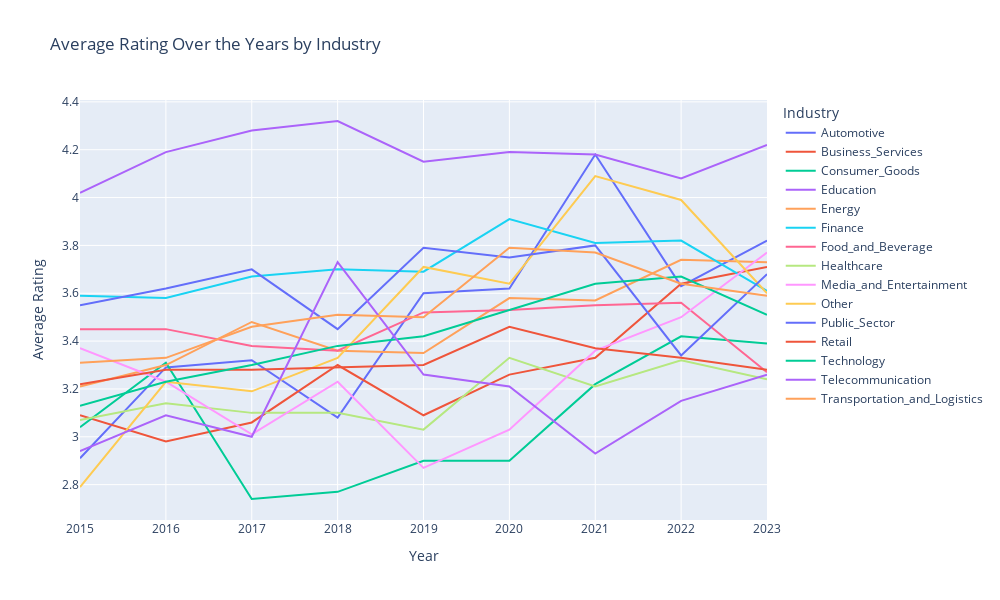

The notebook cell saved with this chart:
### Code cell
# Line plot to visualize trends
fig = px.line(industry_trends, 
              x='year', 
              y='rating',  # Change this to another metric if needed
              color='industry',  # This will differentiate industries by color
              title="Average Rating Over the Years by Industry",
              labels={"rating": "Average Rating", "year": "Year", "industry": "Industry"},
              line_group='industry')

# Update layout to make the plot clearer
fig.update_layout(
    xaxis_title="Year",
    yaxis_title="Average Rating",
    legend_title="Industry",
    height=600,
    width=1000
)

# Show the plot
fig.show()

### Figure 1 — Plotly figure (JSON) as saved in the notebook; plotly's stock layout.template omitted (floating-point values rounded to 4 significant figures)
{"data": [{"hovertemplate": "Industry=Automotive<br>Year=%{x}<br>Average Rating=%{y}<extra></extra>", "legendgroup": "Automotive", "line": {"color": "#636efa", "dash": "solid"}, "marker": {"symbol": "circle"}, "mode": "lines", "name": "Automotive", "orientation": "v", "showlegend": true, "type": "scatter", "x": [2015, 2016, 2017, 2018, 2019, 2020, 2021, 2022, 2023], "xaxis": "x", "y": [2.91, 3.29, 3.32, 3.08, 3.6, 3.62, 4.18, 3.63, 3.82], "yaxis": "y"}, {"hovertemplate": "Industry=Business_Services<br>Year=%{x}<br>Average Rating=%{y}<extra></extra>", "legendgroup": "Business_Services", "line": {"color": "#EF553B", "dash": "solid"}, "marker": {"symbol": "circle"}, "mode": "lines", "name": "Business_Services", "orientation": "v", "showlegend": true, "type": "scatter", "x": [2015, 2016, 2017, 2018, 2019, 2020, 2021, 2022, 2023], "xaxis": "x", "y": [3.09, 2.98, 3.06, 3.3, 3.09, 3.26, 3.33, 3.64, 3.71], "yaxis": "y"}, {"hovertemplate": "Industry=Consumer_Goods<br>Year=%{x}<br>Average Rating=%{y}<extra></extra>", "legendgroup": "Consumer_Goods", "line": {"color": "#00cc96", "dash": "solid"}, "marker": {"symbol": "circle"}, "mode": "lines", "name": "Consumer_Goods", "orientation": "v", "showlegend": true, "type": "scatter", "x": [2015, 2016, 2017, 2018, 2019, 2020, 2021, 2022, 2023], "xaxis": "x", "y": [3.04, 3.31, 2.74, 2.77, 2.9, 2.9, 3.22, 3.42, 3.39], "yaxis": "y"}, {"hovertemplate": "Industry=Education<br>Year=%{x}<br>Average Rating=%{y}<extra></extra>", "legendgroup": "Education", "line": {"color": "#ab63fa", "dash": "solid"}, "marker": {"symbol": "circle"}, "mode": "lines", "name": "Education", "orientation": "v", "showlegend": true, "type": "scatter", "x": [2015, 2016, 2017, 2018, 2019, 2020, 2021, 2022, 2023], "xaxis": "x", "y": [4.02, 4.19, 4.28, 4.32, 4.15, 4.19, 4.18, 4.08, 4.22], "yaxis": "y"}, {"hovertemplate": "Industry=Energy<br>Year=%{x}<br>Average Rating=%{y}<extra></extra>", "legendgroup": "Energy", "line": {"color": "#FFA15A", "dash": "solid"}, "marker": {"symbol": "circle"}, "mode": "lines", "name": "Energy", "orientation": "v", "showlegend": true, "type": "scatter", "x": [2015, 2016, 2017, 2018, 2019, 2020, 2021, 2022, 2023], "xaxis": "x", "y": [3.21, 3.3, 3.48, 3.36, 3.35, 3.58, 3.57, 3.74, 3.73], "yaxis": "y"}, {"hovertemplate": "Industry=Finance<br>Year=%{x}<br>Average Rating=%{y}<extra></extra>", "legendgroup": "Finance", "line": {"color": "#19d3f3", "dash": "solid"}, "marker": {"symbol": "circle"}, "mode": "lines", "name": "Finance", "orientation": "v", "showlegend": true, "type": "scatter", "x": [2015, 2016, 2017, 2018, 2019, 2020, 2021, 2022, 2023], "xaxis": "x", "y": [3.59, 3.58, 3.67, 3.7, 3.69, 3.91, 3.81, 3.82, 3.61], "yaxis": "y"}, {"hovertemplate": "Industry=Food_and_Beverage<br>Year=%{x}<br>Average Rating=%{y}<extra></extra>", "legendgroup": "Food_and_Beverage", "line": {"color": "#FF6692", "dash": "solid"}, "marker": {"symbol": "circle"}, "mode": "lines", "name": "Food_and_Beverage", "orientation": "v", "showlegend": true, "type": "scatter", "x": [2015, 2016, 2017, 2018, 2019, 2020, 2021, 2022, 2023], "xaxis": "x", "y": [3.45, 3.45, 3.38, 3.36, 3.52, 3.53, 3.55, 3.56, 3.27], "yaxis": "y"}, {"hovertemplate": "Industry=Healthcare<br>Year=%{x}<br>Average Rating=%{y}<extra></extra>", "legendgroup": "Healthcare", "line": {"color": "#B6E880", "dash": "solid"}, "marker": {"symbol": "circle"}, "mode": "lines", "name": "Healthcare", "orientation": "v", "showlegend": true, "type": "scatter", "x": [2015, 2016, 2017, 2018, 2019, 2020, 2021, 2022, 2023], "xaxis": "x", "y": [3.07, 3.14, 3.1, 3.1, 3.03, 3.33, 3.21, 3.32, 3.24], "yaxis": "y"}, {"hovertemplate": "Industry=Media_and_Entertainment<br>Year=%{x}<br>Average Rating=%{y}<extra></extra>", "legendgroup": "Media_and_Entertainment", "line": {"color": "#FF97FF", "dash": "solid"}, "marker": {"symbol": "circle"}, "mode": "lines", "name": "Media_and_Entertainment", "orientation": "v", "showlegend": true, "type": "scatter", "x": [2015, 2016, 2017, 2018, 2019, 2020, 2021, 2022, 2023], "xaxis": "x", "y": [3.37, 3.23, 3.01, 3.23, 2.87, 3.03, 3.36, 3.5, 3.77], "yaxis": "y"}, {"hovertemplate": "Industry=Other<br>Year=%{x}<br>Average Rating=%{y}<extra></extra>", "legendgroup": "Other", "line": {"color": "#FECB52", "dash": "solid"}, "marker": {"symbol": "circle"}, "mode": "lines", "name": "Other", "orientation": "v", "showlegend": true, "type": "scatter", "x": [2015, 2016, 2017, 2018, 2019, 2020, 2021, 2022, 2023], "xaxis": "x", "y": [2.79, 3.23, 3.19, 3.33, 3.71, 3.64, 4.09, 3.99, 3.6], "yaxis": "y"}, {"hovertemplate": "Industry=Public_Sector<br>Year=%{x}<br>Average Rating=%{y}<extra></extra>", "legendgroup": "Public_Sector", "line": {"color": "#636efa", "dash": "solid"}, "marker": {"symbol": "circle"}, "mode": "lines", "name": "Public_Sector", "orientation": "v", "showlegend": true, "type": "scatter", "x": [2015, 2016, 2017, 2018, 2019, 2020, 2021, 2022, 2023], "xaxis": "x", "y": [3.55, 3.62, 3.7, 3.45, 3.79, 3.75, 3.8, 3.34, 3.68], "yaxis": "y"}, {"hovertemplate": "Industry=Retail<br>Year=%{x}<br>Average Rating=%{y}<extra></extra>", "legendgroup": "Retail", "line": {"color": "#EF553B", "dash": "solid"}, "marker": {"symbol": "circle"}, "mode": "lines", "name": "Retail", "orientation": "v", "showlegend": true, "type": "scatter", "x": [2015, 2016, 2017, 2018, 2019, 2020, 2021, 2022, 2023], "xaxis": "x", "y": [3.22, 3.28, 3.28, 3.29, 3.3, 3.46, 3.37, 3.33, 3.28], "yaxis": "y"}, {"hovertemplate": "Industry=Technology<br>Year=%{x}<br>Average Rating=%{y}<extra></extra>", "legendgroup": "Technology", "line": {"color": "#00cc96", "dash": "solid"}, "marker": {"symbol": "circle"}, "mode": "lines", "name": "Technology", "orientation": "v", "showlegend": true, "type": "scatter", "x": [2015, 2016, 2017, 2018, 2019, 2020, 2021, 2022, 2023], "xaxis": "x", "y": [3.13, 3.23, 3.3, 3.38, 3.42, 3.53, 3.64, 3.67, 3.51], "yaxis": "y"}, {"hovertemplate": "Industry=Telecommunication<br>Year=%{x}<br>Average Rating=%{y}<extra></extra>", "legendgroup": "Telecommunication", "line": {"color": "#ab63fa", "dash": "solid"}, "marker": {"symbol": "circle"}, "mode": "lines", "name": "Telecommunication", "orientation": "v", "showlegend": true, "type": "scatter", "x": [2015, 2016, 2017, 2018, 2019, 2020, 2021, 2022, 2023], "xaxis": "x", "y": [2.94, 3.09, 3, 3.73, 3.26, 3.21, 2.93, 3.15, 3.26], "yaxis": "y"}, {"hovertemplate": "Industry=Transportation_and_Logistics<br>Year=%{x}<br>Average Rating=%{y}<extra></extra>", "legendgroup": "Transportation_and_Logistics", "line": {"color": "#FFA15A", "dash": "solid"}, "marker": {"symbol": "circle"}, "mode": "lines", "name": "Transportation_and_Logistics", "orientation": "v", "showlegend": true, "type": "scatter", "x": [2015, 2016, 2017, 2018, 2019, 2020, 2021, 2022, 2023], "xaxis": "x", "y": [3.31, 3.33, 3.46, 3.51, 3.5, 3.79, 3.77, 3.64, 3.59], "yaxis": "y"}], "layout": {"height": 600, "legend": {"title": {"text": "Industry"}, "tracegroupgap": 0}, "title": {"text": "Average Rating Over the Years by Industry"}, "width": 1000, "xaxis": {"anchor": "y", "domain": [0, 1], "title": {"text": "Year"}}, "yaxis": {"anchor": "x", "domain": [0, 1], "title": {"text": "Average Rating"}}}}
